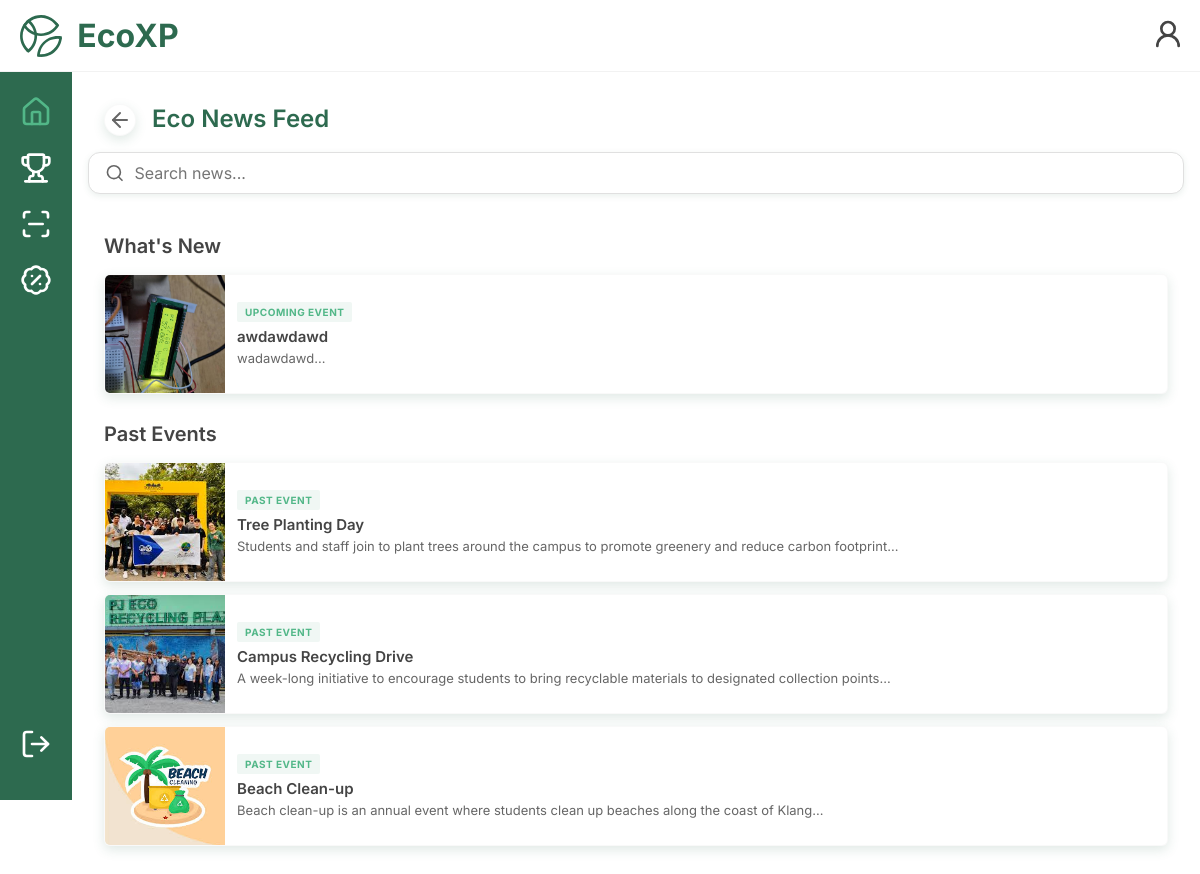
/participants/php/participant-econews-mobile.php (signed in), run on the app's committed database.
### tables this page shows
CREATE TABLE IF NOT EXISTS `eco_news` (
  `eco_news_id` int NOT NULL AUTO_INCREMENT,
  `title` varchar(100) NOT NULL,
  `description` text NOT NULL,
  `image_path` varchar(255) NOT NULL,
  `venue` text NOT NULL,
  `organised_by` varchar(255) NOT NULL,
  `events_id` int NOT NULL,
  `posted_by` int NOT NULL,
  PRIMARY KEY (`eco_news_id`),
  UNIQUE KEY `eco_news_id` (`eco_news_id`),
  KEY `events_id` (`events_id`),
  KEY `posted_by` (`posted_by`)
);

### participants/php/participant-econews-mobile.php (the view, shortened to what this page needs)
<?php
require_once __DIR__ . "/../../config/database.php";
$sql = "SELECT eco_news.eco_news_id,eco_news.title,eco_news.description,eco_news.image_path,events.start_time,events.end_time
        FROM eco_news
        INNER JOIN events ON eco_news.events_id = events.events_id
        WHERE events.start_time >= NOW()";
$sql .= " ORDER BY events.start_time ASC";
$result = mysqli_query($database, $sql);
$sql_past = "SELECT eco_news.eco_news_id, eco_news.title, eco_news.description, eco_news.image_path,
                        events.start_time, events.end_time
                FROM eco_news
                INNER JOIN events ON eco_news.events_id = events.events_id
                WHERE events.start_time < NOW()";
$sql_past .= " ORDER BY events.start_time DESC";
$result_past = mysqli_query($database, $sql_past);
?>
<!DOCTYPE html>
<html lang="en">
<head>
    <link rel="stylesheet" href="../../mobile.css">
    <link rel="stylesheet" href="../css/participant-econews-mobile.css">
</head>
<body>
    <header class="top-bar" role="banner">
        <div class="top-left">
            <button class="icon-btn no-hover topbar-icon" onclick="window.location.href='participant-home-mobile.php'"
                style="display:flex;align-items:center;gap:8px;">
                <h2 class="top-title">EcoXP</h2>
            </button>
        </div>
        <div class="top-right">
            <a href="participant-profile-mobile.php" aria-label="Profile" class="topbar-icon">
                <button class="icon-btn" aria-label="Profile">
                    <i data-lucide="user-round"></i>
                </button>
            </a>
        </div>
    </header>
    <nav class="side-bar" role="navigation" aria-label="Main">
        <div class="participant-icon-container">
            <div id="home-icon-box">
                <a href="participant-home-mobile.php" class="icon-link active sidebar-icon" aria-label="Home">
                    <button class="icon-btn"><i data-lucide="house"></i></button>
                </a>
            </div>
            <a class="icon-link sidebar-icon" href="participant-challenges-mobile.php" aria-label="Challenges">
                <button class="icon-btn"><i data-lucide="trophy"></i></button>
            </a>
            <a class="icon-link sidebar-icon" href="participant-action-submit-mobile.php"
                aria-label="Scan / Log Action">
                <button class="icon-btn"><i data-lucide="scan-line"></i></button>
            </a>
            <a class="icon-link sidebar-icon" href="participant-rewards-mobile.php" aria-label="Rewards">
                <button class="icon-btn"><i data-lucide="badge-percent"></i></button>
            </a>
        </div>
        <a class="icon-link sidebar-icon" id="logout" style="cursor: pointer;">
            <button class="icon-btn" onclick="logout_confirm()">
                <i data-lucide="log-out"></i>
            </button>
        </a>
    </nav>
    <main class="main-content">
        <div class="page-header">
            <a href="participant-home-mobile.php" class="return-btn" aria-label="Return button">
                <i data-lucide="arrow-left"></i>
            </a>
            <div class="header-title">Eco News Feed</div>
        </div>
        <div class="search-container">
            <div class="search-box">
                <i data-lucide="search" class="search-icon"></i>
                <input type="text" placeholder="Search news..." id="search-input">
            </div>
        </div>
        <div class="econews-header">
            <div class="section-header">
                <div class="section-title">What's New</div>
            </div>
        </div>
        <div class="news-list">
            <?php while ($row = mysqli_fetch_assoc($result)) { ?>
                <div class="news-card">
                    <a href="participant-econews-example-mobile.php?id=<?php echo (int) $row['eco_news_id']; ?>"
                        class="news-link">
                        <img src="../../images/<?php echo htmlspecialchars($row['image_path']); ?>" alt="Eco News Image" class="news-image">
                        <div class="news-content">
                            <div class="news-tag">Upcoming Event</div>
                            <h3 class="news-title"><?php echo $row['title']; ?></h3>
                            <p class="news-text">
                                <?php echo substr($row['description'], 0, 200); ?>...
                            </p>
                        </div>
                    </a>
                </div>
            <?php } ?>
            <div class="econews-header">
                <div class="section-header">
                    <div class="section-title">Past Events</div>
                </div>
            </div>
            <div class="news-list">
                <?php while ($row = mysqli_fetch_assoc($result_past)) { ?>
                    <div class="news-card past-event">
                        <a href="participant-econews-example-mobile.php?id=<?php echo (int) $row['eco_news_id']; ?>"
                            class="news-link">
                            <img src="../../images/<?php echo htmlspecialchars($row['image_path']); ?>" alt="Eco News Image" class="news-image">
                            <div class="news-content">
                                <div class="news-tag">Past Event</div>
                                <h3 class="news-title"><?php echo $row['title']; ?></h3>
                                <p class="news-text">
                                    <?php echo substr($row['description'], 0, 200); ?>...
                                </p>
                            </div>
                        </a>
                    </div>
                <?php } ?>
            </div>
    </main>
</body>
</html>

### mobile.css (style rules this page uses)
.top-bar { position: fixed; top: 0; left: 0; right: 0; height: 72px; display: flex; align-items: center; justify-content: space-between; padding: 0 16px; background-color: rgba(255, 255, 255, 0.4); backdrop-filter: blur(20px); -webkit-backdrop-filter: blur(10px); border-bottom: 1px solid rgba(0, 0, 0, 0.05); z-index: 1000; }
.top-bar .top-left, .top-bar .top-center, .top-bar .top-right { display: flex; align-items: center; }
.top-bar .top-left { gap: 12px; flex: 0; }
.top-bar .top-right { gap: 12px; flex: 0; }
.top-bar .top-title { font-size: 32px; color: var(--primary-green); margin: 0; padding: 0; }
.icon-btn svg { flex-shrink: 0; display: block; }
.icon-btn.no-hover { padding: 8px 80px; gap: 8px; height: auto; }
.top-bar .top-left .icon-btn svg { flex-shrink: 0; }
.top-bar .top-left .icon-btn h2 { white-space: nowrap; }
.side-bar { position: fixed; top: 72px; left: 0; bottom: auto; width: 72px; background: var(--primary-green); display: flex; flex-direction: column; align-items: center; z-index: 900; padding-top: 24px; padding-bottom: 24px; max-height: calc(100vh - 72px); overflow-y: auto; }
.participant-icon-container { display: flex; flex-direction: column; align-items: center; gap: 24px; width: 100%; flex: 1; }
.icon-link { display: flex; align-items: center; justify-content: center; text-decoration: none; }
.icon-link .icon-btn { color: var(--card-white); stroke-width: 1.5; transition: all 0.2s ease; }
.icon-link.active .icon-btn { color: var(--secondary-green); stroke-width: 2.2; }
#logout { margin: auto; }
.side-bar { position: fixed; top: 72px; left: 0; bottom: 0; width: 72px; background: var(--primary-green); display: flex; align-items: flex-start; z-index: 900; padding-top: 24px; }
.participant-icon-container { display: flex; flex-direction: column; align-items: center; gap: 24px; width: 100%; }
.main-content { margin-left: 72px; margin-top: 72px; padding: 16px; min-height: calc(100vh - 72px); width: calc(100% - 72px); box-sizing: border-box; }
.sidebar-icon .icon-btn, .sidebar-icon .icon-btn svg, .sidebar-icon .icon-btn i { width: 32px; height: 32px; }
.topbar-icon .icon-btn, .topbar-icon .icon-btn svg, .topbar-icon .icon-btn i { width: 32px; height: 32px; }
.icon-link.active .icon-btn { color: var(--secondary-green); }
:root { --primary-green: #2D6A4F; --secondary-green: #52B788; --ice-mint: #f0f7f4; --shadow: rgba(45, 106, 79, 0.1); --card-white: #FFFFFF; --primary-text: #444444; --secondary-text: #666666; --line-black: #999999; }
* { margin: 0; padding: 0; box-sizing: border-box; font-family: 'Inter', sans-serif; }
html, body { height: 100%; overflow-x: hidden; }
body { padding-bottom: 96px; }
.page-header { height: 64px; display: flex; align-items: left; padding: 16px; }
.header-title { font-size: 24px; font-weight: 600; color: var(--primary-green); }
.return-btn { width: 32px; height: 32px; margin: 0px 16px 0px 0px; display: flex; align-items: center; justify-content: center; color: var(--secondary-text); background-color: var(--card-white); border-radius: 50%; border: 1px solid #99999910; box-shadow: 0 4px 12px rgba(45, 106, 79, 0.15); transition: all 0.2s ease; }
.section-header { display: flex; justify-content: space-between; align-items: center; padding: 24px 16px 12px 16px; }
.section-title { font-size: 20px; font-weight: 600; color: var(--primary-text); padding: 0; }
.icon-btn { width: 40px; height: 40px; color: var(--primary-text); stroke-width: 1.5; background: none; border: none; padding: 6px; display: inline-flex; align-items: center; justify-content: center; cursor: pointer; transition: transform 160ms ease, box-shadow 160ms ease; }
#logout { margin-top: auto; margin-bottom: 16px; }

### data on the page
eco_news: image_path (picture), title "awdawdawd", description "wadawdawd"
eco_news: image_path (picture), title "Tree Planting Day", description "Students and staff join to plant trees around the campus to promote greenery and reduce carbon footprint"
eco_news: image_path (picture), title "Campus Recycling Drive", description "A week-long initiative to encourage students to bring recyclable materials to designated collection points"
eco_news: image_path (picture), title "Beach Clean-up", description "Beach clean-up is an annual event where students clean up beaches along the coast of Klang"
